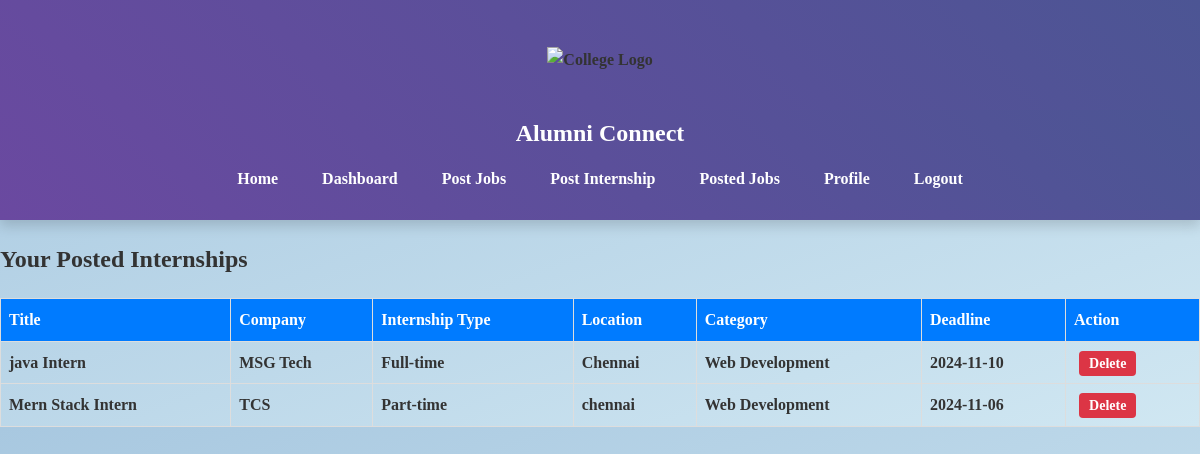
/posted_internships.php (signed in), run on the app's committed database.
### tables this page shows
CREATE TABLE `internship_postings` (
  `id` int(11) NOT NULL,
  `title` varchar(255) NOT NULL,
  `company_name` varchar(255) NOT NULL,
  `description` text NOT NULL,
  `admin_user_name` varchar(255) NOT NULL,
  `application_deadline` date NOT NULL,
  `internship_duration` varchar(50) NOT NULL,
  `interview_date` date NOT NULL,
  `location` varchar(255) DEFAULT NULL,
  `internship_type` enum('Full-time','Part-time','Work from Home') NOT NULL,
  `internship_category` enum('Software Development','Web Development','Data Science','Cybersecurity','Mobile App Development','DevOps','Machine Learning','Game Development') NOT NULL,
  `poster_image` varchar(255) NOT NULL,
  `posted_by` varchar(255) NOT NULL,
  `posted_date` timestamp NOT NULL DEFAULT current_timestamp()
);

### posted_internships.php (the view, shortened to what this page needs)
<?php
require 'db.php';
$alumni_id = $_SESSION['user_id'];
$alumni_stmt = $conn->prepare("SELECT name FROM alumni_user WHERE id = ?");
$alumni_stmt->bind_param("i", $alumni_id);
$alumni_stmt->execute();
$alumni_result = $alumni_stmt->get_result();
$alumni = $alumni_result->fetch_assoc();
$alumni_name = $alumni['name'];
$posted_internships = $conn->prepare("SELECT * FROM internship_postings WHERE posted_by = ?");
$posted_internships->bind_param("s", $alumni_name);
$posted_internships->execute();
$internships_result = $posted_internships->get_result();
?>
<!DOCTYPE html>
<html lang="en">
<head>
    <link rel="stylesheet" href="style.css">
</head>
<body>
<header>
        <div class="header-container">
            <img src="https://www.pondiuni.edu.in/wp-content/uploads/2020/05/PU_Logo_Full.png" alt="College Logo">
        </div>
        <nav>
            <div class="college-title">
                <h2>Alumni Connect</h2>
            </div>
            <a href="alumni_index.php">Home</a>
            <a href="./alumini_dashboard.php">Dashboard</a>
            <a href="job_posting.php">Post Jobs</a>
            <a href="internship_posting.php">Post Internship</a>
            <a href="posted_jobs.php">Posted Jobs</a>
            <a href="alumni_profile.php">Profile</a>
            <a href="logout.php">Logout</a>
        </nav>
    </header>
<h2>Your Posted Internships</h2>
<table class="application-table">
    <thead>
        <tr>
            <th>Title</th>
            <th>Company</th>
            <th>Internship Type</th>
            <th>Location</th>
            <th>Category</th>
            <th>Deadline</th>
            <th>Action</th>
        </tr>
    </thead>
    <tbody>
        <?php while ($internship = $internships_result->fetch_assoc()): ?>
            <tr>
                <td><?php echo htmlspecialchars($internship['title']); ?></td>
                <td><?php echo htmlspecialchars($internship['company_name']); ?></td>
                <td><?php echo htmlspecialchars($internship['internship_type']); ?></td>
                <td><?php echo htmlspecialchars($internship['location']); ?></td>
                <td><?php echo htmlspecialchars($internship['internship_category']); ?></td>
                <td><?php echo htmlspecialchars($internship['application_deadline']); ?></td>
                <td>
                    <a href="delete.php?type=internship&id=<?php echo $internship['id']; ?>" class="btn" onclick="return confirm('Are you sure you want to delete this internship?');">Delete</a>
                </td>
            </tr>
        <?php endwhile; ?>
    </tbody>
</table>
</body>
</html>

### style.css (style rules this page uses)
body { font-family: Cambria, Cochin, Georgia, Times, 'Times New Roman', serif; font-weight: bold; margin: 0; padding: 0; background: linear-gradient(to bottom right, #a8c8e0, #d0e7f2); color: #333; line-height: 1.6; overflow-x: hidden; transition: background-color 0.5s ease; animation: fadeInBackground 0.5s ease-in-out; }
header { text-align: center; box-shadow: 0 6px 12px rgba(0, 0, 0, 0.15); top: 0; z-index: 10; animation: slideDownNav 0.8s ease-out; background: linear-gradient(45deg, #6a49a0, #4c5594); text-align: center; }
header h2 { margin: 0; font-size: 1.5em; }
.header-container { display: flex; justify-content: center; align-items: center; height: 100px; }
nav { background: linear-gradient(45deg, #6a49a0, #4c5594); padding: 4px; text-align: center; }
nav a { color: white; padding: 14px 20px; text-decoration: none; display: inline-block; }
.college-title h2 { font-size: 1.5em; color: white; margin: 0; display: block; }
.btn { background-color: #4CAF50; color: white; padding: 8px; border: none; margin: 5px; border-radius: 4px; text-decoration: none; text-align: center; font-size: 14px; transition: background-color 0.3s, box-shadow 0.3s; }
header { background-color: #005a9e; padding: 10px; }

### posted_internships.php (style rules this page uses)
.application-table { width: 100%; border-collapse: collapse; margin-top: 20px; }
.application-table th, .application-table td { border: 1px solid #ddd; padding: 8px; text-align: left; }
.application-table th { background-color: #007bff; color: white; }
.btn { padding: 5px 10px; color: white; background-color: #dc3545; border: none; cursor: pointer; text-decoration: none; border-radius: 4px; }

### data on the page
internship_postings: title "java Intern", company_name "MSG Tech", internship_type "Full-time", location "Chennai", internship_category "Web Development", application_deadline "2024-11-10"
internship_postings: title "Mern Stack Intern", company_name "TCS", internship_type "Part-time", location "chennai", internship_category "Web Development", application_deadline "2024-11-06"
